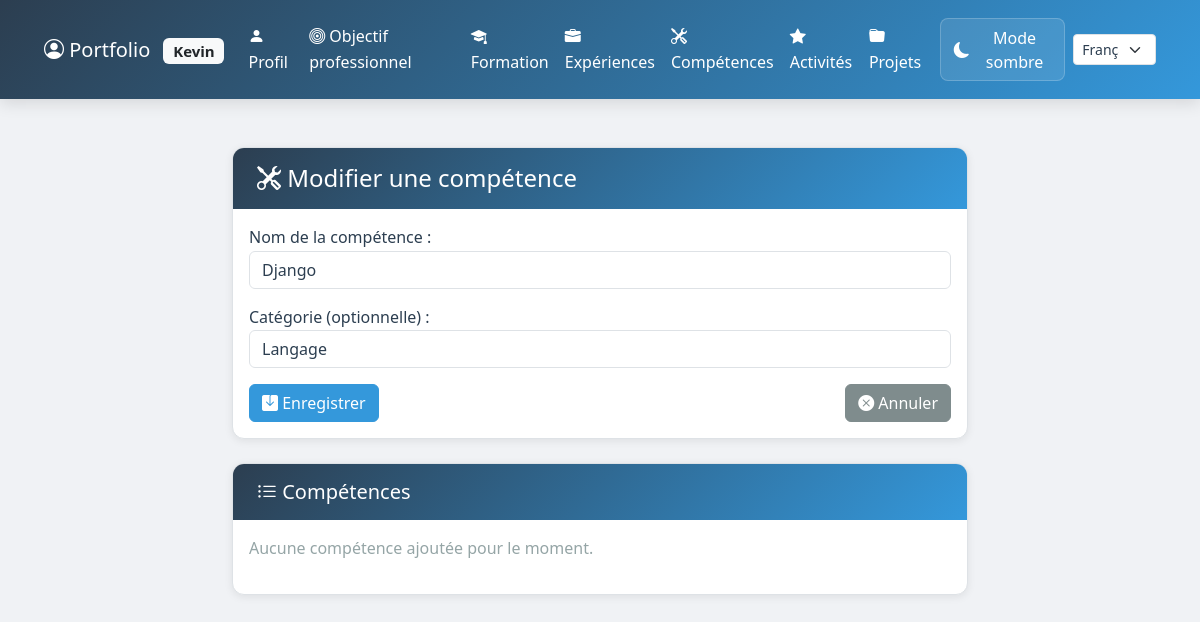
Page /competence/1/modifier/ (signed in) on the earlier database version.
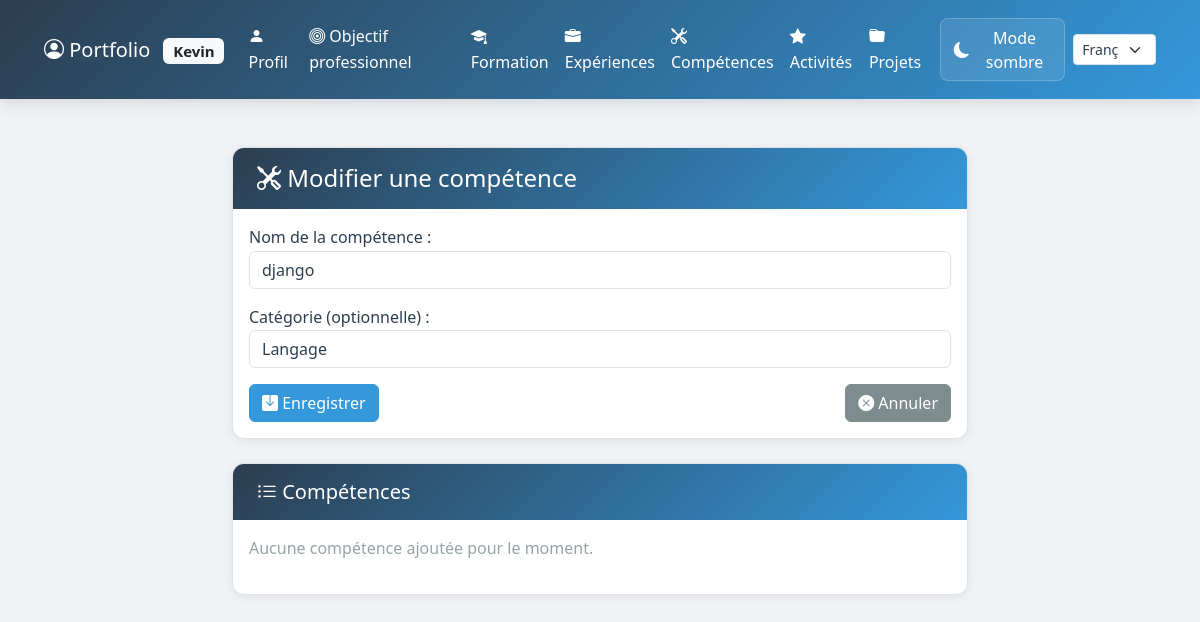
Same page on the later database version.
### portfolio/models.py (models this page shows, shortened)
class Competence(models.Model):
    profil = models.ForeignKey(Profil, on_delete=models.CASCADE, related_name='competences')
    nom = models.CharField(max_length=100)
    categorie = models.CharField(max_length=100, blank=True)
    class Meta:
        verbose_name = 'Compétence'
        verbose_name_plural = 'Compétences'
        ordering = ['categorie', 'nom']

### portfolio/views.py (the view)
# urls.py: path('competence/<int:pk>/modifier/', views.modifier_competence, name='modifier_competence'),
@login_required
def modifier_competence(request, pk):
    competence = get_object_or_404(Competence, pk=pk, profil__user=request.user)
    if request.method == 'POST':
        form = CompetenceForm(request.POST, instance=competence)
        if form.is_valid():
            form.save()
            messages.success(request, 'Compétence modifiée avec succès!')
            return redirect('portfolio:modifier_profil')
    else:
        form = CompetenceForm(instance=competence)
    return render(request, 'portfolio/competence_form.html', {'form': form, 'action': 'Modifier'})

### portfolio/forms.py
class CompetenceForm(forms.ModelForm):
    class Meta:
        model = Competence
        fields = ['nom', 'categorie']
        widgets = {
            'nom': forms.TextInput(attrs={'class': 'form-control'}),
            'categorie': forms.TextInput(attrs={'class': 'form-control', 'placeholder': 'Ex: Langages, Outils, etc.'}),
        }
        labels = {
            'nom': 'Nom de la compétence',
            'categorie': 'Catégorie (optionnelle)',
        }

### portfolio/templates/portfolio/competence_form.html (shortened to what this page needs)
{% extends 'portfolio/base.html' %}
{% block content %}
<div class="row justify-content-center">
    <div class="col-md-8">
        <div class="card mb-4">
            <div class="card-header">
                <h4 class="mb-0"><i class="bi bi-tools"></i> {{ action }} une compétence</h4>
            </div>
            <div class="card-body">
                <form method="post">
                    <div class="mb-3">
                        {{ form.nom.label_tag }}
                        {{ form.nom }}
                    </div>
                    <div class="mb-3">
                        {{ form.categorie.label_tag }}
                        {{ form.categorie }}
                    </div>
                    <div class="d-flex gap-2">
                        <button type="submit" class="btn btn-primary me-auto">
                            <i class="bi bi-save-fill"></i> Enregistrer
                        </button>
                        <a href="{% url 'portfolio:modifier_profil' %}" class="btn btn-secondary">
                            <i class="bi bi-x-circle-fill"></i> Annuler
                        </a>
                    </div>
                </form>
            </div>
        </div>
        <div class="card">
            <div class="card-header">
                <h5 class="mb-0"><i class="bi bi-list-ul"></i> Compétences</h5>
            </div>
            <div class="card-body">
                {% if competences %}
                {% load competence_tags %}
                {% else %}
                    <p class="text-muted">Aucune compétence ajoutée pour le moment.</p>
                {% endif %}
            </div>
        </div>
    </div>
</div>
{% endblock %}

Differences in the rows shown:
changed Competence "Langage": nom "Django" → "django"
